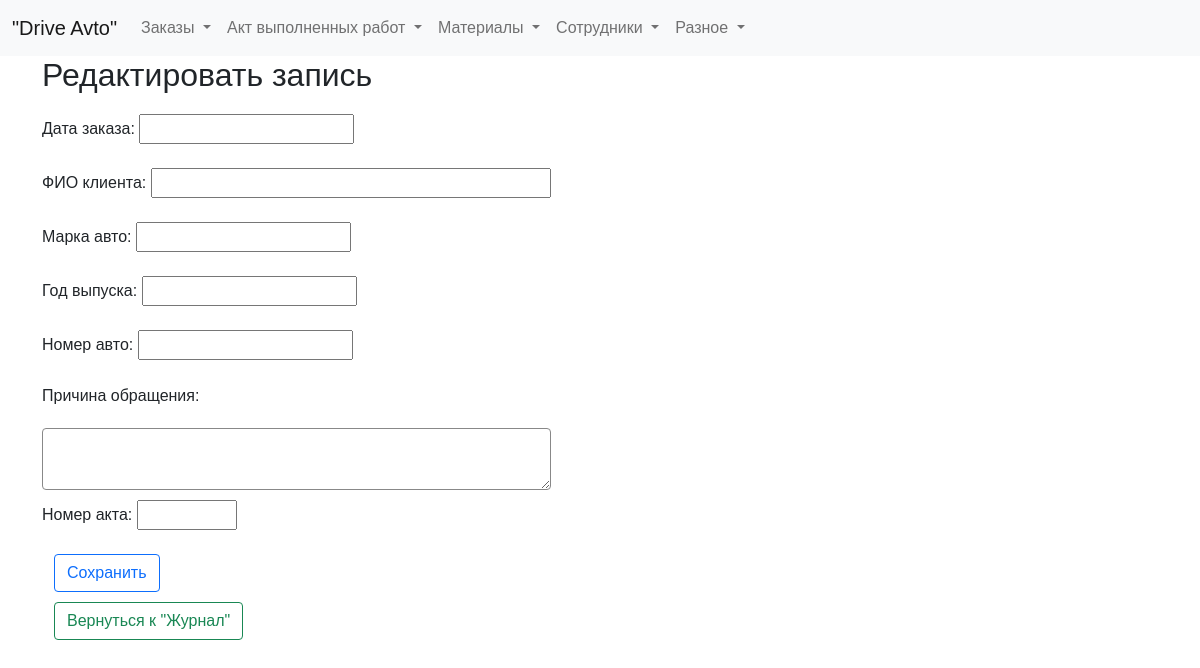
Before: /edit_entry/1 with the older database file.
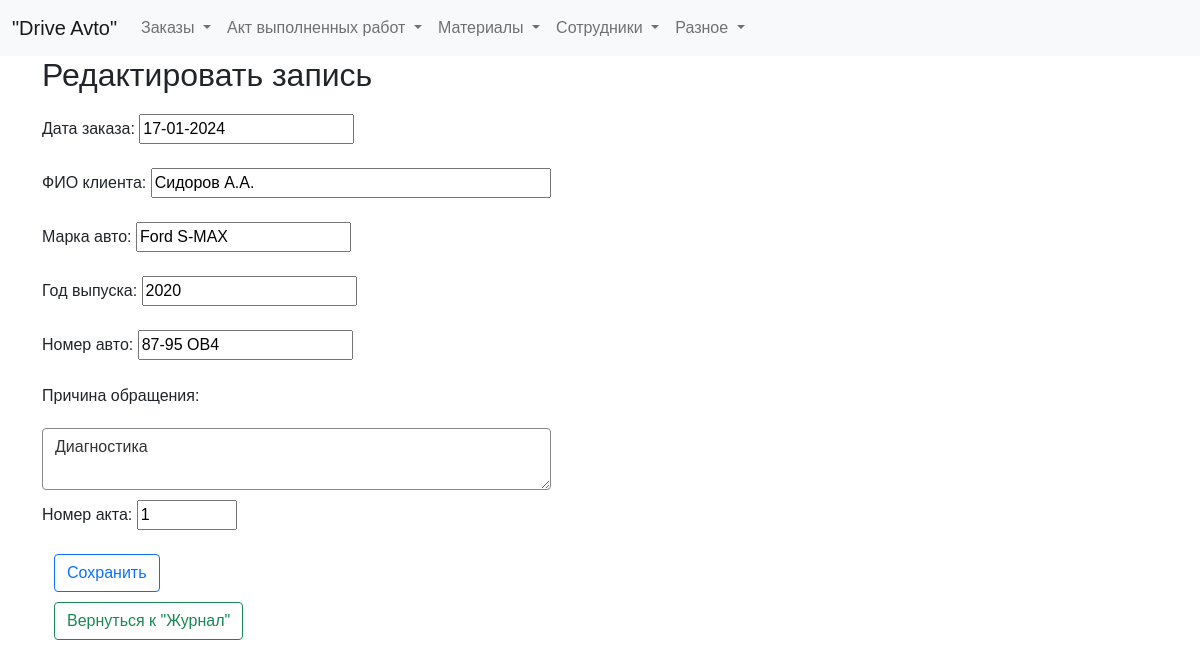
After: the same page with the newer database file.
### tables this page shows
CREATE TABLE log (
id integer PRIMARY KEY AUTOINCREMENT,
date_order text NOT NULL,
name_customer text NOT NULL,
brand_car text NOT NULL,
year_car text NOT NULL,
number_car text NOT NULL,
text_order text NOT NULL,
id_act integer
);

### fcompany.py (the view)
@app.route('/edit_entry/<int:entry_id>', methods=['GET'])
def edit_entry(entry_id):
    entry_data = dbase.get_entry(entry_id)
    print('entry_data', entry_data)  # Проверка, получены ли данные
    return render_template('edit_entry.html', title="Редактировать", entry_data=entry_data)

### FDataBase.py (called while the page is built)
    def get_entry(self, entry_id):
        sql = '''SELECT * FROM log WHERE id = ?'''
        try:
            self.__cur.execute(sql, (entry_id,))
            res = self.__cur.fetchone()
            if res:
                return dict(res)
        except Exception as e:
            print("Ошибка при получении записи из БД:", str(e))
        return None

### fcompany.py (called while the page is built)
def connect_db():  # общая функция для установления соединения с БД
    conn = sqlite3.connect(app.config['DATABASE'])
    conn.row_factory = sqlite3.Row  # записи будут представлены не в виде кортежей, а в виде словаря (для исп в шаблонах)
    return conn

def get_db():
    if not hasattr(g, 'link_db'):
        g.link_db = connect_db()
    return g.link_db

@app.before_request
def before_request():
    global dbase
    db = get_db()
    dbase = FDataBase(db)

### templates/edit_entry.html (shortened to what this page needs)
{% extends 'base.html' %}
{% block content %}
<h2>Редактировать запись </h2>
<form action="/save_entry/{{ entry_data.id }}" method="post" class="form-contact">
    <label for="date_order">Дата заказа:</label>
    <input type="text" id="date_order" name="date_order" value="{{ entry_data.date_order }}" class="form-contact" required ><br><br>
    <label for="name_customer">ФИО клиента:</label>
    <input type="text" id="name_customer" name="name_customer" value="{{ entry_data.name_customer }}" class="form-contact" style="width: 400px;" required ><br><br>
    <label for="brand_car">Марка авто:</label>
    <input type="text" id="brand_car" name="brand_car" value="{{ entry_data.brand_car }}" class="form-contact" required ><br><br>
    <label for="year_car">Год выпуска:</label>
    <input type="text" id="year_car" name="year_car" value="{{ entry_data.year_car }}" class="form-contact" required ><br><br>
    <label for="number_car">Номер авто:</label>
    <input type="text" id="number_car" name="number_car" value="{{ entry_data.number_car }}" class="form-contact" required ><br><br>
    <label for="text_order" style="margin-bottom: 10px;">Причина обращения:</label>
    <textarea class="form-control f-control" id="text_order" name="text_order" rows="2" style="margin-top: 10px; margin-bottom: 10px;" required>{{ entry_data.text_order }}</textarea>
    <label for="text_order">Номер акта:</label>
    <input type="text" id="id_act" name="id_act" value="{{ entry_data.id_act }}" class="form-contact" style="width: 100px;" readonly ><br><br>
<div class="container">
    <button type="submit" class="btn btn-outline-primary">Сохранить</button>
    <button type="button" class="btn btn-outline-success return-button" onclick="window.location.href = '/zhurnal'">Вернуться к "Журнал"</button>
</div>
</form>
{% endblock %}

Changed rows visible on the page:
added log: date_order "17-01-2024", name_customer "Сидоров А.А.", brand_car "Ford S-MAX", year_car "2020", number_car "87-95 OB4", text_order "Диагностика", id_act "1"
